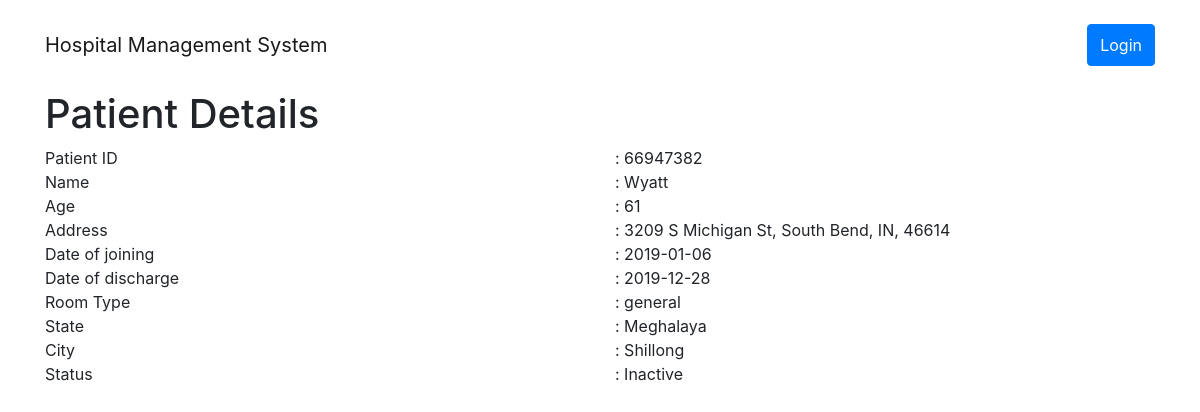
The app's page /show_patient_details?patient_id=66947382 with its own data.
### hms/models.py (models this page shows, shortened)
class Patient(db.Model):
	ssn = db.Column(db.Integer, nullable=False)
	patient_id = db.Column(db.Integer, primary_key=True)
	patient_name = db.Column(db.String(20), nullable=False)
	patient_address = db.Column(db.String(100), nullable=False)
	patient_age = db.Column(db.Integer, nullable=False)
	patient_DOJ = db.Column(db.Date, nullable=False)
	patient_DOD = db.Column(db.Date, nullable=True)
	patient_room_type = db.Column(db.String(10), nullable=False)
	patient_state = db.Column(db.String(20), nullable=False)
	patient_city = db.Column(db.String(20), nullable=False)
	patient_status = db.Column(db.String(10), nullable=False)
	medicines = db.relationship('Medicine', backref='patient', lazy=True)
	diagnostics = db.relationship('Diagnostics', backref='patient', lazy=True)

### hms/routes.py (the view)
@app.route('/show_patient_details')
def show_patient_details():
	patient_id = request.args.get('patient_id', None, type=int)
	if not patient_id:
		flash("Patient Not Found!!!", category="danger")
		return redirect(url_for('search_patient'))
	else:
		patient = Patient.query.filter_by(patient_id=patient_id).first()
		if not patient:
			flash("Patient Not Found!!!", category="danger")
			return redirect(url_for('search_patient'))
		else:
			med_total_amount = 0
			diag_total_amount = 0
			for medicine in patient.medicines:
				med_total_amount += medicine.medicine_amount
			for diagnostic in patient.diagnostics:
				diag_total_amount += diagnostic.diagnostics_amount
			return render_template('show_patient_details.html', title="Patient Details", patient=patient, med_total_amount=med_total_amount, diag_total_amount=diag_total_amount)

### hms/templates/show_patient_details.html (shortened to what this page needs)
{% extends 'layout.html' %}
{% block content %}
<section>
	<h1>Patient Details</h1>
	<div class="row">
		<div class="col">
			Patient ID <br>
			Name <br>
			Age	<br>
			Address <br>
			Date of joining <br>
			Date of discharge <br>
			Room Type <br>
			State <br>
			City <br>
			Status <br>
		</div>
		<div class="col pr-auto">
			: {{ patient.patient_id }} <br>
			: {{ patient.patient_name }} <br>
			: {{ patient.patient_age }} <br>
			: {{ patient.patient_address }} <br>
			: {{ patient.patient_DOJ }} <br>
			{% if patient.patient_DOD.strftime("%Y-%B-%d") == "3000-January-01" %}
			: Not Discharged Yet <br>
			{% else %}
			: {{ patient.patient_DOD }} <br>
			{% endif %}
			: {{ patient.patient_room_type }} <br>
			: {{ patient.patient_state }} <br>
			: {{ patient.patient_city }} <br>
			: {{ patient.patient_status }} <br>
		</div>
	</div>
	<br>
</section>
{% endblock content %}

### records on screen
Patient: patient_id "66947382", patient_name "Wyatt", patient_age "61", patient_address "3209 S Michigan St, South Bend, IN, 46614", patient_DOJ "2019-01-06", patient_DOD "2019-12-28", patient_room_type "general", patient_state "Meghalaya", patient_city "Shillong", patient_status "Inactive"
